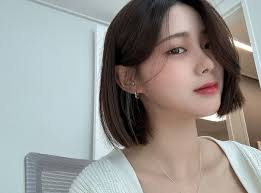
#> input picture Tugas_Sesi11/eunbi.jpg, 261 x 193 px
$ python segmentasi.py
#> lines starting #> are read from the running program, lines starting #| are printed output that depends on the picture; after the words box and inside, x2 and y2 are one past the last pixel; in counts of white or black regions, pixels touching at a corner belong together
import imageio as img
import numpy as np
import matplotlib.pyplot as plt

image = img.imread('eunbi.jpg', mode = 'F')
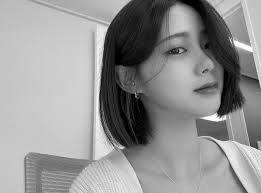
#> image: shape (193, 261) float32; min 0, max 254.8, mean 147.9
sobelX = np.array([
    [-1, 0, 1],
    [-2, 0, 2],
    [-1, 0, 1]
     ])

sobelY = np.array([
    [-1, -2, -1],
    [0, 0, 0],
    [1, 2, 1]
])

imgPad = np.pad(image, pad_width=1, mode='constant', constant_values=0)
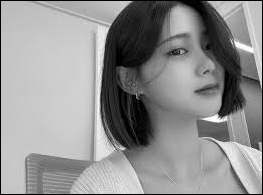
#> imgPad: shape (195, 263) float32; min 0, max 254.8, mean 145.2

Gx = np.zeros_like(image)
Gy = np.zeros_like(image)

for y in range(1,imgPad.shape[0]-1):
    for x in range(1,imgPad.shape[1]-1):
        region = imgPad[y-1:y+2, x-1:x+2]
        Gx[y-1,x-1] = (region * sobelX).sum()
        Gy[y-1,x-1] = (region * sobelY).sum()
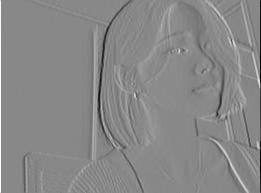
#> Gx: shape (193, 261) float32; min -915.2, max 796.3, mean -0.3; drawn with min black and max white
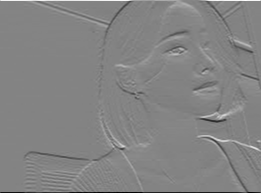
#> Gy: shape (193, 261) float32; min -902.4, max 844, mean 0.7; drawn with min black and max white

sobel_edge = np.sqrt(Gx**2 + Gy**2)
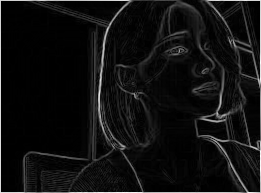
#> sobel_edge: shape (193, 261) float32; min 0, max 915.9, mean 60.9; drawn with min black and max white
sobel_edge = (sobel_edge/sobel_edge.max()) * 255
sobel_edge = np.clip(sobel_edge, 0, 255)
sobel_edge = sobel_edge.astype(np.uint8)

def basicThres(sobel_edge,level):
#> called with level = 128
    threshold= np.where(sobel_edge>level,255,0)
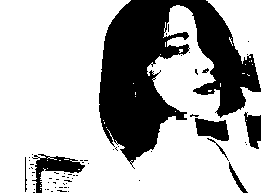
#> threshold: shape (193, 261) int64; 70% white; 62 black regions (54 under 20 px), largest, box (x1, y1, x2, y2) and area: (99, 0, 261, 169) 13039, (32, 154, 85, 193) 725, (195, 118, 229, 141) 549
    return threshold.astype(np.uint8)

basic_image = basicThres(image, level=128)

plt.figure(figsize=(10, 10))
plt.subplot(1, 3, 1)
plt.title('Gambar Asli')
plt.imshow(image, cmap='gray')

plt.subplot(1, 3, 2)
plt.title('Tepi Sobel')
plt.imshow(sobel_edge, cmap='gray')

plt.subplot(1, 3, 3)
plt.title("Basic Thresholding")
plt.imshow(basic_image, cmap='gray')
plt.show()
